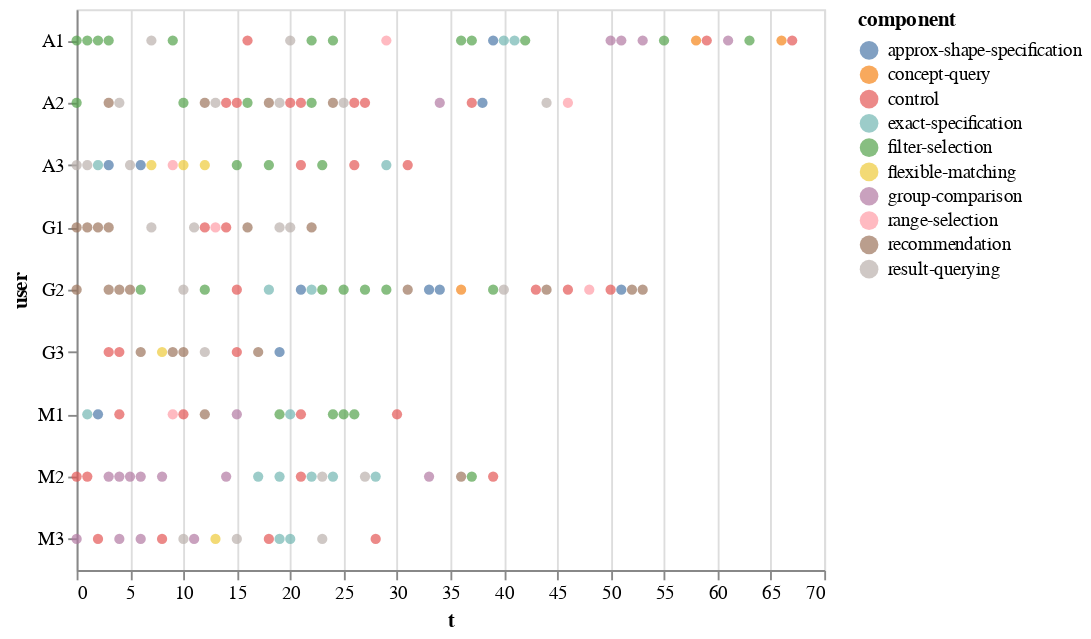

Notebook code for this chart:
### Code cell
alt.Chart(df_component).mark_circle().encode(        
    color='component',
    y="user",
    x='t'
)

### Figure 1 — Vega-Lite specification as saved in the notebook (floating-point values rounded to 4 significant figures; data arrays with more than 128 entries replaced by an {"elided": "..."} marker saying what was removed)
{"$schema": "https://vega.github.io/schema/vega-lite/v2.6.0.json", "config": {"view": {"height": 300, "width": 400}}, "data": {"name": "data-26e81d2c55ebfa557042f7c3d236bcfe"}, "datasets": {"data-26e81d2c55ebfa557042f7c3d236bcfe": {"elided": "167 records"}}, "encoding": {"color": {"field": "component", "type": "nominal"}, "x": {"field": "t", "type": "quantitative"}, "y": {"field": "user", "type": "nominal"}}, "mark": "circle"}
